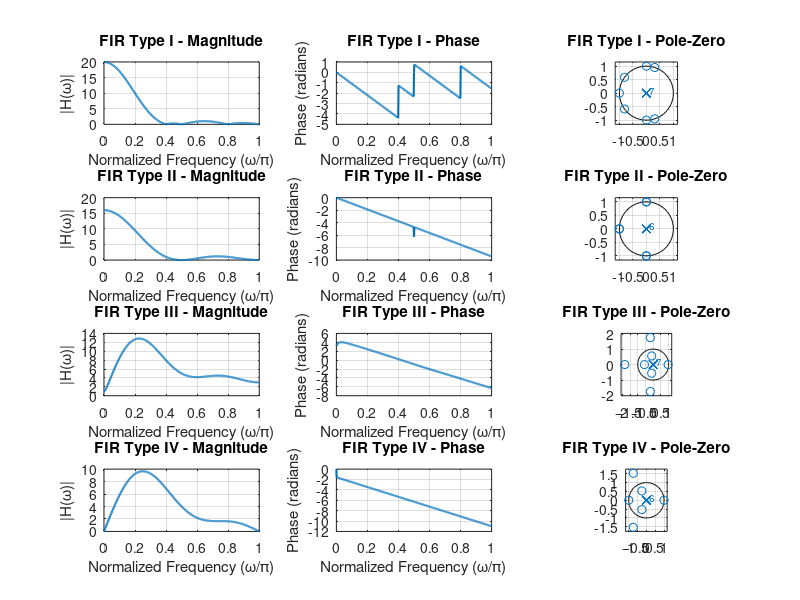

Reproduce this figure in MATLAB.
clc; clear; close all;

% Define impulse responses
h1 = [1 2 3 4 4 3 2 1];     % Type I: symmetric, even length
h2 = [1 2 3 4 3 2 1];       % Type II: symmetric, odd length
h3 = [-1 -2 -3 -4 3 3 2 1]; % Type III: antisymmetric, even length
h4 = [-1 -2 -3 0 3 2 1];    % Type IV: antisymmetric, odd length

filters = {h1, h2, h3, h4};
titles = {'FIR Type I', 'FIR Type II', 'FIR Type III', 'FIR Type IV'};

figure('Name', 'FIR Filter Types Responses', 'NumberTitle', 'off');

for i = 1:4
    h = filters{i};
    [H, w] = freqz(h, 1, 512);

    % Magnitude plot
    subplot(4,3,(i-1)*3+1);
    plot(w/pi, abs(H), 'LineWidth',1.5);
    title([titles{i} ' - Magnitude']);
    xlabel('Normalized Frequency (\omega/\pi)');
    ylabel('|H(\omega)|');
    grid on;

    % Phase plot
    subplot(4,3,(i-1)*3+2);
    plot(w/pi, unwrap(angle(H)), 'LineWidth',1.5);
    title([titles{i} ' - Phase']);
    xlabel('Normalized Frequency (\omega/\pi)');
    ylabel('Phase (radians)');
    grid on;

    % Pole-Zero plot
    subplot(4,3,(i-1)*3+3);
    zplane(h,1);
    title([titles{i} ' - Pole-Zero']);
end
